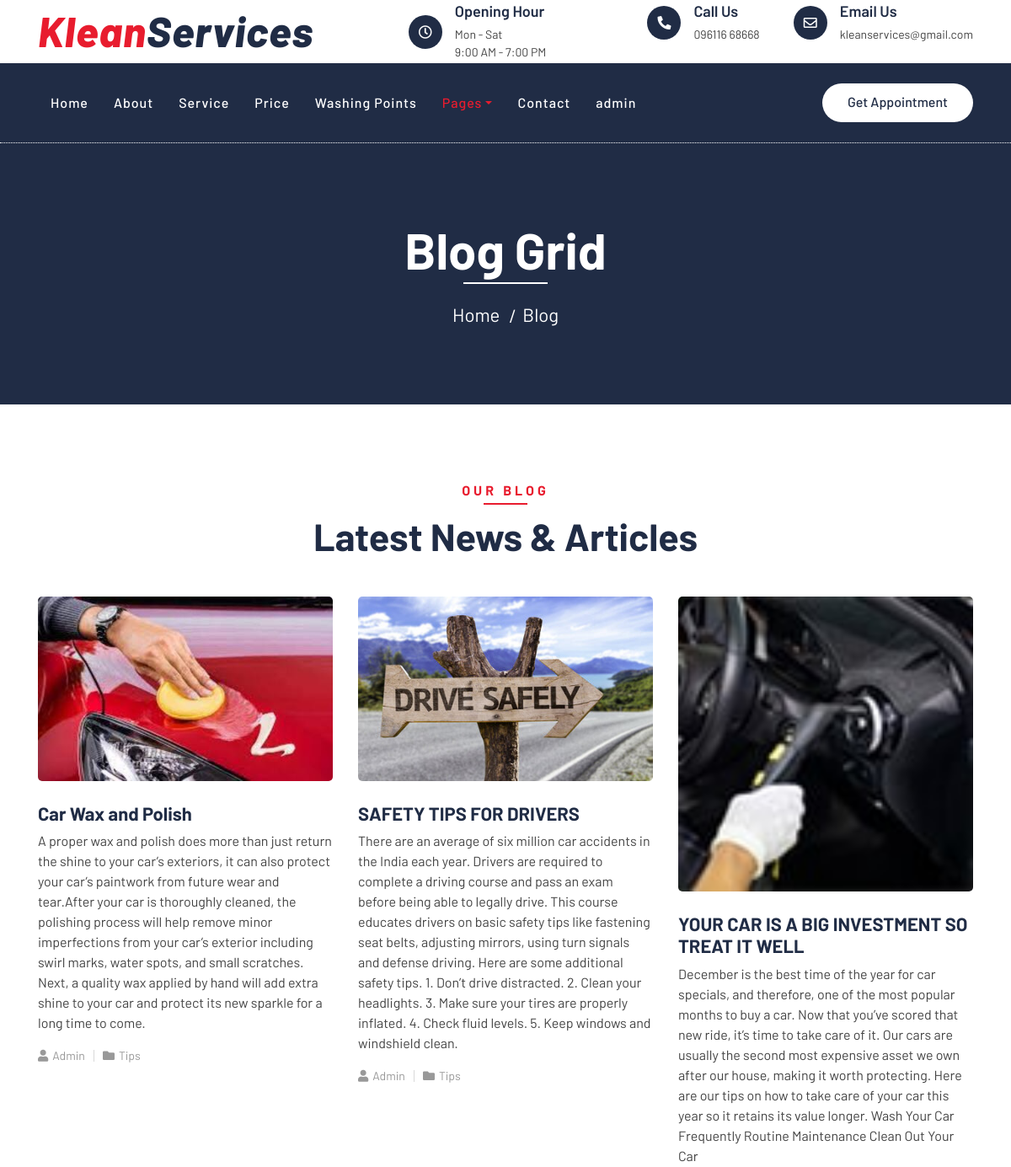
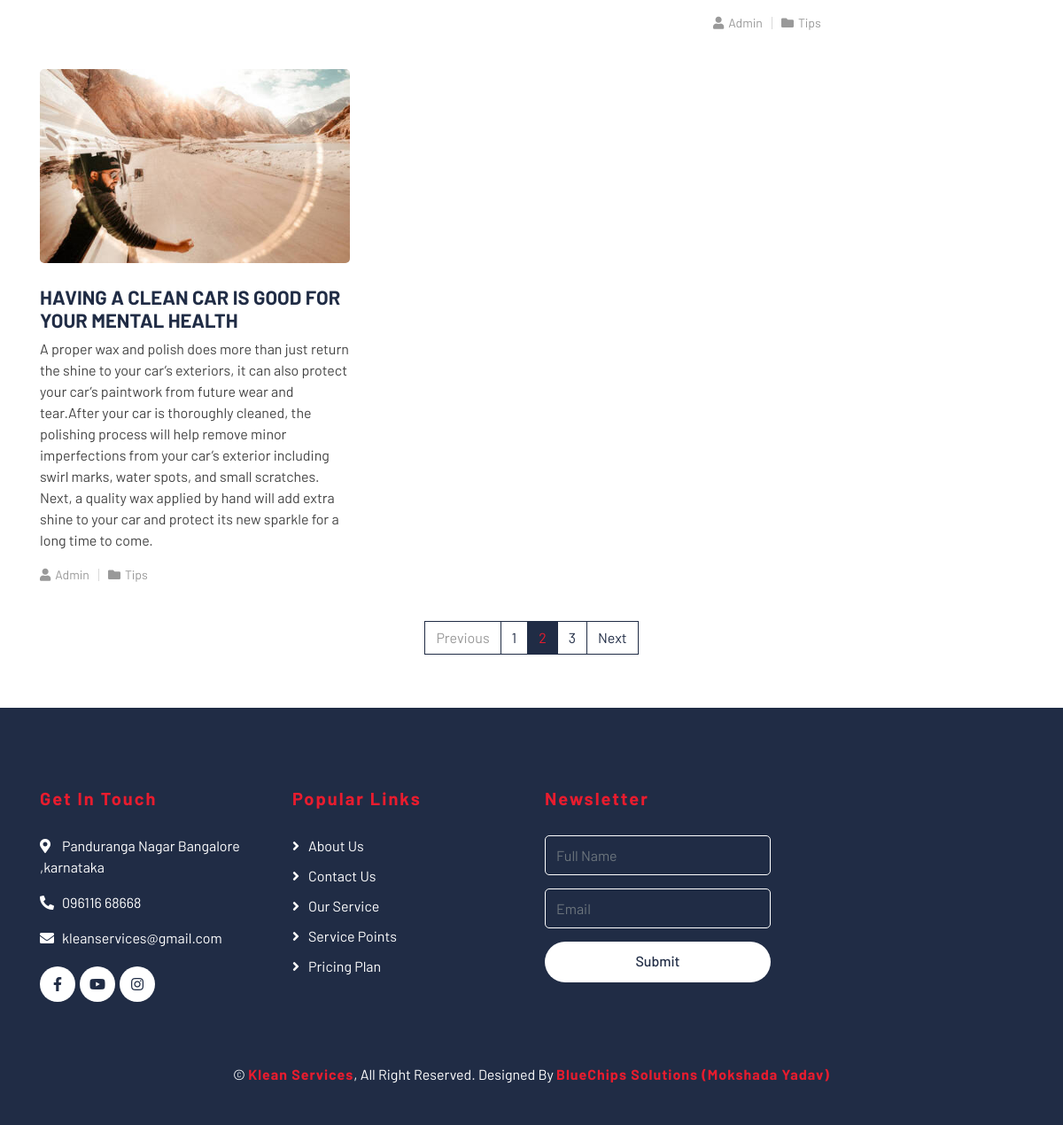
Screenshot of /blog.php with the database file from the repository (2 pictures, top to bottom).
### tables this page shows
CREATE TABLE `blog` (
  `id` int(11) NOT NULL,
  `title` text NOT NULL,
  `image` text NOT NULL,
  `content` longtext NOT NULL
);

### blog.php (the view, shortened to what this page needs)
<?php
include("connection.php");
    $sql2 = "SELECT * from `blog`";
    $fire2 = $connect->query($sql2);
?>
<!DOCTYPE html>
<html lang="en">
    <head>
        <link href="https://stackpath.bootstrapcdn.com/bootstrap/4.4.1/css/bootstrap.min.css" rel="stylesheet">
        <link href="https://cdnjs.cloudflare.com/ajax/libs/font-awesome/5.10.0/css/all.min.css" rel="stylesheet">
        <link href="lib/flaticon/font/flaticon.css" rel="stylesheet">
        <link href="lib/animate/animate.min.css" rel="stylesheet">
        <link href="lib/owlcarousel/assets/owl.carousel.min.css" rel="stylesheet">
        <link href="css/style.css" rel="stylesheet">
    </head>
    <body>
        <div class="top-bar">
            <div class="container">
                <div class="row align-items-center">
                    <div class="col-lg-4 col-md-12">
                        <div class="logo">
                            <a href="index.php">
                                <h1>Klean<span>Services</span></h1>
                            </a>
                        </div>
                    </div>
                    <div class="col-lg-8 col-md-7 d-none d-lg-block">
                        <div class="row">
                            <div class="col-4">
                                <div class="top-bar-item">
                                    <div class="top-bar-icon">
                                        <i class="far fa-clock"></i>
                                    </div>
                                    <div class="top-bar-text">
                                        <h3>Opening Hour</h3>
                                        <p>Mon - Sat</p><p>9:00 AM - 7:00 PM</p>
                                    </div>
                                </div>
                            </div>
                            <div class="col-4">
                                <div class="top-bar-item">
                                    <div class="top-bar-icon">
                                        <i class="fa fa-phone-alt"></i>
                                    </div>
                                    <div class="top-bar-text">
                                        <h3>Call Us</h3>
                                        <p>096116 68668</p>
                                    </div>
                                </div>
                            </div>
                            <div class="col-4">
                                <div class="top-bar-item">
                                    <div class="top-bar-icon">
                                        <i class="far fa-envelope"></i>
                                    </div>
                                    <div class="top-bar-text">
                                        <h3>Email Us</h3>
                                        <p>kleanservices@gmail.com</p>
                                    </div>
                                </div>
                            </div>
                        </div>
                    </div>
                </div>
            </div>
        </div>
        <div class="nav-bar">
            <div class="container">
                <nav class="navbar navbar-expand-lg bg-dark navbar-dark">
                    <div class="collapse navbar-collapse justify-content-between" id="navbarCollapse">
                        <div class="navbar-nav mr-auto">
                            <a href="index.php" class="nav-item nav-link">Home</a>
                            <a href="about.php" class="nav-item nav-link">About</a>
                            <a href="service.php" class="nav-item nav-link">Service</a>
                            <a href="price.php" class="nav-item nav-link">Price</a>
                            <a href="location.php" class="nav-item nav-link">Washing Points</a>
                            <div class="nav-item dropdown">
                                <a href="#" class="nav-link dropdown-toggle active" data-toggle="dropdown">Pages</a>
                            </div>
                            <a href="contact.php" class="nav-item nav-link">Contact</a>
                            <a href="Admin" class="nav-item nav-link">admin</a>
                        </div>
                        <div class="ml-auto">
                            <a class="btn btn-custom" href="price.php">Get Appointment</a>
                        </div>
                    </div>
                </nav>
            </div>
        </div>
        <div class="page-header">
            <div class="container">
                <div class="row">
                    <div class="col-12">
                        <h2>Blog Grid</h2>
                    </div>
                    <div class="col-12">
                        <a href="">Home</a>
                        <a href="">Blog</a>
                    </div>
                </div>
            </div>
        </div>
        <div class="blog">
            <div class="container">
                <div class="section-header text-center">
                    <p>Our Blog</p>
                    <h2>Latest news & articles</h2>
                </div>
                <div class="row">
                    <?php while($blog = mysqli_fetch_assoc($fire2)){ ?>
                    <div class="col-lg-4">
                        <div class="blog-item">
                            <div class="blog-img">
                                <img src="Admin/DBimages/<?= $blog['image'] ?>" alt="Image">
                            </div>
                            <div class="blog-text">
                                <h3><a href="blog.php"><?= $blog['title'] ?></a></h3>
                                <p>
                                <?= $blog['content'] ?>
                                </p>
                            </div>
                            <div class="blog-meta">
                                <p><i class="fa fa-user"></i><a href="">Admin</a></p>
                                <p><i class="fa fa-folder"></i><a href="">Tips</a></p>
                            </div>
                        </div>
                    </div>
                    <?php } ?>
                </div>
                <div class="row">
                    <div class="col-12">
                        <ul class="pagination justify-content-center">
                            <li class="page-item disabled"><a class="page-link" href="#">Previous</a></li>
                            <li class="page-item"><a class="page-link" href="#">1</a></li>
                            <li class="page-item active"><a class="page-link" href="#">2</a></li>
                            <li class="page-item"><a class="page-link" href="#">3</a></li>
                            <li class="page-item"><a class="page-link" href="#">Next</a></li>
                        </ul>
                    </div>
                </div>
            </div>
        </div>
         <?php include ("footer.php") ?>
    </body>
</html>

### footer.php (shortened to what this page needs)
<div class="footer">
            <div class="container">
                <div class="row">
                    <div class="col-lg-3 col-md-6">
                        <div class="footer-contact">
                            <h2>Get In Touch</h2>
                            <p><i class="fa fa-map-marker-alt"></i>Panduranga Nagar Bangalore ,karnataka </p>
                            <p><i class="fa fa-phone-alt"></i>096116 68668</p>
                            <p><i class="fa fa-envelope"></i>kleanservices@gmail.com</p>
                            <div class="footer-social">
                                 <a class="btn" href="https://m.facebook.com/103021889183629/"><i class="fab fa-facebook-f"></i></a>
                                <a class="btn" href="https://m.youtube.com/channel/UCQh_wZVuSJUkhqRdz8bhBSw"><i class="fab fa-youtube"></i></a>
                                <a class="btn" href="https://instagram.com/_klean_services_?igshid=YmMyMTA2M2Y="><i class="fab fa-instagram"></i></a>
                            </div>
                        </div>
                    </div>
                    <div class="col-lg-3 col-md-6">
                        <div class="footer-link">
                            <h2>Popular Links</h2>
                            <a href="about.php">About Us</a>
                            <a href="contact.php">Contact Us</a>
                            <a href="service.php">Our Service</a>
                            <a href="location.php">Service Points</a>
                            <a href="price.php">Pricing Plan</a>
                        </div>
                    </div>
                    <div class="col-lg-3 col-md-6">
                        <div class="footer-newsletter">
                            <h2>Newsletter</h2>
                            <form action="<?php $_SERVER['PHP_SELF'] ?>" method="post">
                                <input class="form-control" placeholder="Full Name" name="name">
                                <input class="form-control" placeholder="Email" name="email">
                                <button class="btn btn-custom" name="submit">Submit</button>
                            </form>
                        </div>
                    </div>
                </div>
            </div>
            <div class="container copyright">
                <p>&copy; <a href="#">Klean Services</a>, All Right Reserved. Designed By <a href="#">BlueChips Solutions (Mokshada Yadav)</a></p>
            </div>
        </div>

### rows the page displays
blog: image (picture), title "Car Wax and Polish", content "A proper wax and polish does more than just return the shine to your car’s exteriors, it can also protect your car’s paintwork from future wear and tear.After your car is thoroughly cleaned, the polishing process will help remove minor imperfections from your car’s exterior including swirl marks, water spots, and small scratches. Next, a quality wax applied by hand will add extra shine to your car and protect its new sparkle for a long time to come."
blog: image (picture), title "SAFETY TIPS FOR DRIVERS", content "There are an average of six million car accidents in the India each year. Drivers are required to complete a driving course and pass an exam before being able to legally drive. This course educates drivers on basic safety tips like fastening seat belts, adjusting mirrors, using turn signals and defense driving. Here are some additional safety tips. 1. Don’t drive distracted. 2. Clean your headlights. 3. Make sure your tires are properly inflated. 4. Check fluid levels. 5. Keep windows and windshield clean."
blog: image (picture), title "YOUR CAR IS A BIG INVESTMENT SO TREAT IT WELL", content "December is the best time of the year for car specials, and therefore, one of the most popular months to buy a car. Now that you’ve scored that new ride, it’s time to take care of it. Our cars are usually the second most expensive asset we own after our house, making it worth protecting. Here are our tips on how to take care of your car this year so it retains its value longer. Wash Your Car Frequently Routine Maintenance Clean Out Your Car"
blog: image (picture), title "HAVING A CLEAN CAR IS GOOD FOR YOUR MENTAL HEALTH", content "A proper wax and polish does more than just return the shine to your car’s exteriors, it can also protect your car’s paintwork from future wear and tear.After your car is thoroughly cleaned, the polishing process will help remove minor imperfections from your car’s exterior including swirl marks, water spots, and small scratches. Next, a quality wax applied by hand will add extra shine to your car and protect its new sparkle for a long time to come."
